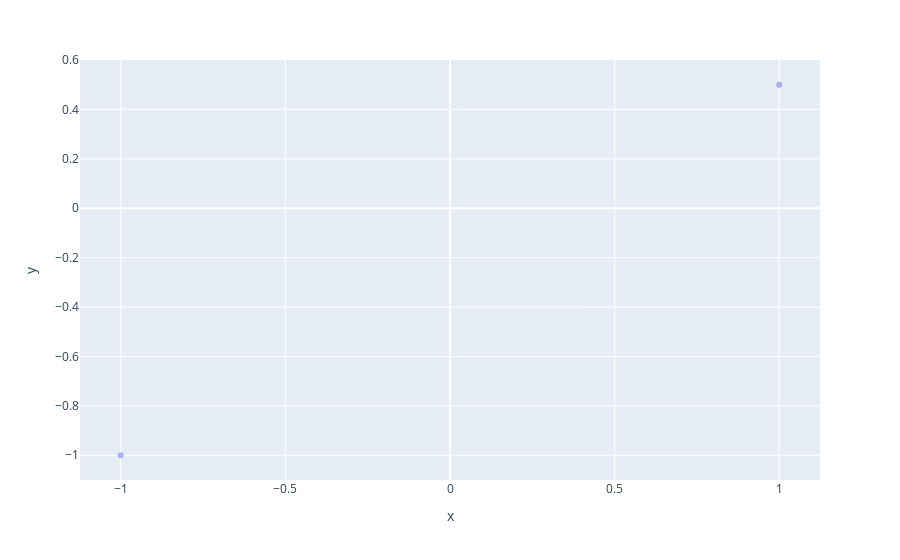

The notebook cell saved with this chart:
### Code cell
test_data = Sample(cond=jnp.array([[1],[-1]]), value=jnp.array([[0.5],[-1]]))
nw_estimator = nw_diffusion_local_poly_closed(test_data, schedule, 2, 0.01*jnp.ones((test_data.cond.shape[-1] + test_data.value.shape[-1],)))
plot_samples_scatter(jax.vmap(nw_estimator, in_axes=(0,0,None))(test_data.cond[:,0], test_data.value, 1))

### Figure 1 — Plotly figure (JSON) as saved in the notebook; plotly's stock layout.template omitted (floating-point values rounded to 4 significant figures)
{"data": [{"hovertemplate": "x=%{x}<br>y=%{y}<extra></extra>", "legendgroup": "", "marker": {"color": "#636efa", "opacity": 0.5, "symbol": "circle"}, "mode": "markers", "name": "", "orientation": "v", "showlegend": false, "type": "scatter", "x": [1, -1], "xaxis": "x", "y": [0.5, -0.9999], "yaxis": "y"}], "layout": {"autosize": true, "legend": {"tracegroupgap": 0}, "margin": {"t": 60}, "xaxis": {"anchor": "y", "autorange": true, "domain": [0, 1], "range": [-1.119, 1.119], "title": {"text": "x"}, "type": "linear"}, "yaxis": {"anchor": "x", "autorange": true, "domain": [0, 1], "range": [-1.116, 0.6161], "title": {"text": "y"}, "type": "linear"}}}
